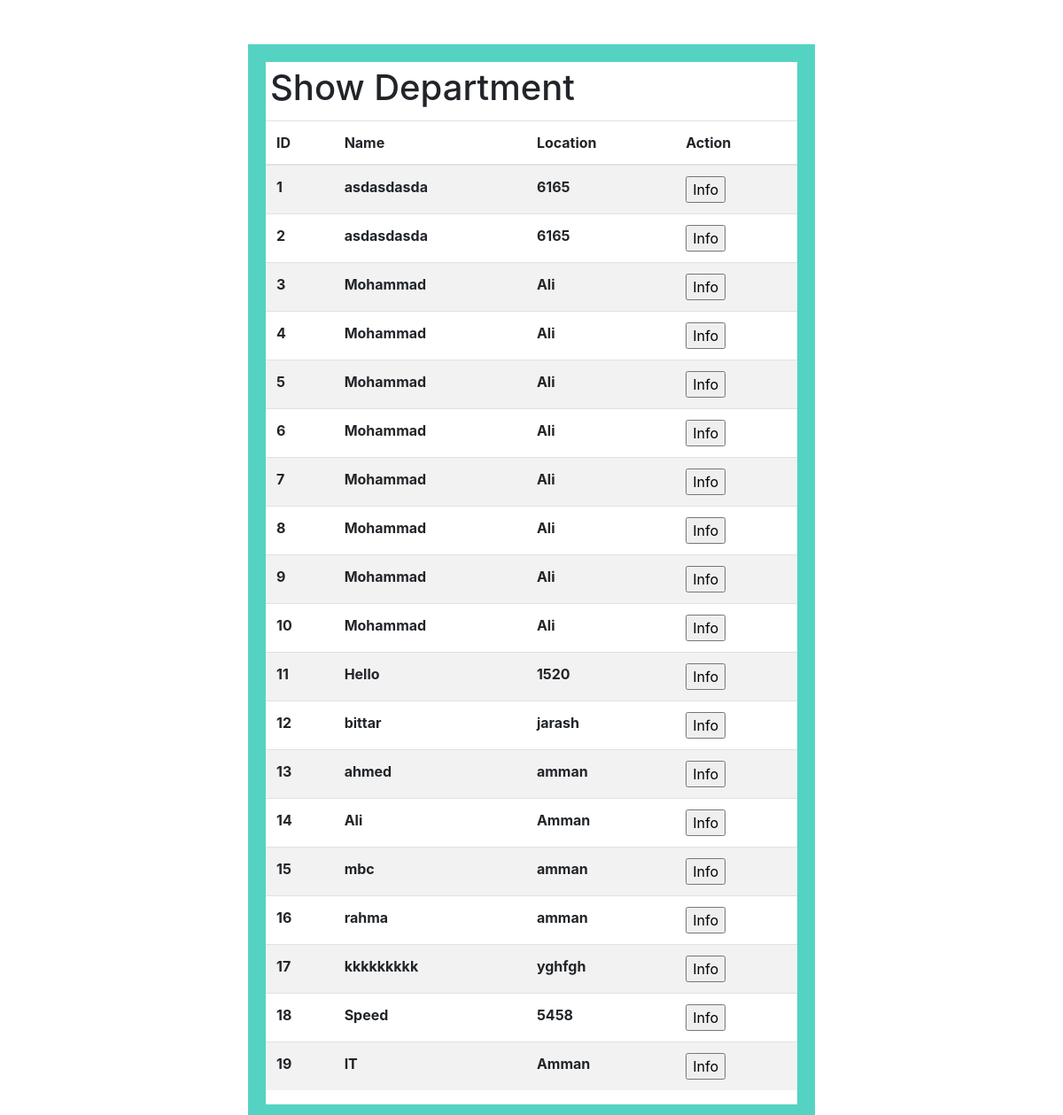
Page /showdepartment on the committed database.
### tables this page shows
CREATE TABLE `departments` (
	`department_id`	INTEGER NOT NULL PRIMARY KEY AUTOINCREMENT UNIQUE,
	`department_name`	TEXT NOT NULL,
	`location_id`	TEXT NOT NULL
);

### employee30.py (the view)
@app.route('/showdepartment')
def showdepartment():
        con = sqlite3.connect("Org.db")
        con.row_factory = sqlite3.Row
        cur = con.cursor()
        cur.execute("select * from departments")
        rows = cur.fetchall()
        return render_template('show_dapartment.html',rows = rows)

### templates/show_dapartment.html (shortened to what this page needs)
<!DOCTYPE html>
<html lang="en">
<head>
    <link rel="stylesheet" href="https://stackpath.bootstrapcdn.com/bootstrap/4.4.1/css/bootstrap.min.css">
  </head>
  <body>
      <body>
          <div class="login-form">
              <form>
                  <h1 class="mydepart">Show Department</h1>
                  <table class="table table-striped form-group">
                          <thead>
                            <tr>
                              <th scope="col">ID</th>
                              <th scope="col">Name</th>
                              <th scope="col">Location</th>
                              <th scope="col">Action</th>
                            </tr>
                          </thead>
                          <tbody>
                          {% for row in rows %}
                            <tr>
                              <th scope="row">{{row[0]}}</th>
                              <th>{{row[1]}}</th>
                              <th>{{row[2]}}</th>
                              <th>
                                  <form action="/viewemployees" method="POST">
                                        <input type="submit" value="Info" />
                                  </form>
                              </th>
                            </tr>
                          {% endfor %}
                          </tbody>
                        </table>
              </form>
          </div>
</body>
</html>

### templates/show_dapartment.html (style rules this page uses)
.login-form { width: 640px; margin: 50px auto; border: 20px solid #55d3c2 }
.mydepart { padding: 5px; }

### rows in the picture
departments: department_id "1", department_name "asdasdasda", location "6165"
departments: department_id "2", department_name "asdasdasda", location "6165"
departments: department_id "3", department_name "Mohammad", location "Ali"
departments: department_id "4", department_name "Mohammad", location "Ali"
departments: department_id "5", department_name "Mohammad", location "Ali"
departments: department_id "6", department_name "Mohammad", location "Ali"
departments: department_id "7", department_name "Mohammad", location "Ali"
departments: department_id "8", department_name "Mohammad", location "Ali"
departments: department_id "9", department_name "Mohammad", location "Ali"
departments: department_id "10", department_name "Mohammad", location "Ali"
departments: department_id "11", department_name "Hello", location "1520"
departments: department_id "12", department_name "bittar", location "jarash"
departments: department_id "13", department_name "ahmed", location "amman"
departments: department_id "14", department_name "Ali", location "Amman"
departments: department_id "15", department_name "mbc", location "amman"
departments: department_id "16", department_name "rahma", location "amman"
departments: department_id "17", department_name "kkkkkkkkk", location "yghfgh"
departments: department_id "18", department_name "Speed", location "5458"
departments: department_id "19", department_name "IT", location "Amman"
